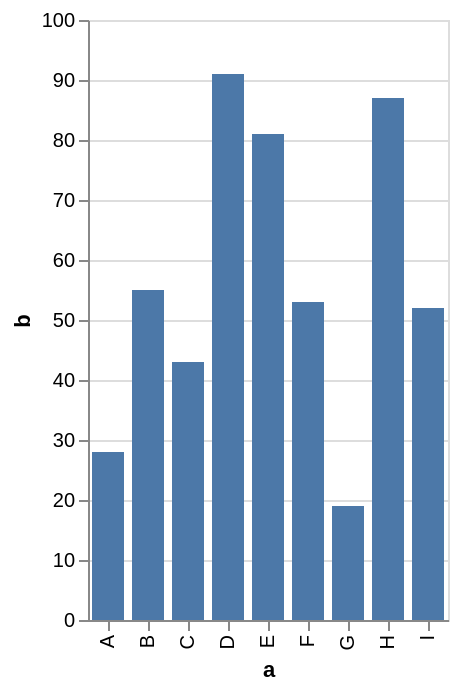

Vega-Lite specification for this chart:
### Vega-Lite specification from a JSON file in a GitHub repository (floating-point values rounded to 4 significant figures)
{"$schema": "https://vega.github.io/schema/vega-lite/v6.json", "description": "A bar chart with highlighting on hover and selecting on click. (Inspired by Tableau's interaction style.)", "data": {"values": [{"a": "A", "b": 28}, {"a": "B", "b": 55}, {"a": "C", "b": 43}, {"a": "D", "b": 91}, {"a": "E", "b": 81}, {"a": "F", "b": 53}, {"a": "G", "b": 19}, {"a": "H", "b": 87}, {"a": "I", "b": 52}]}, "params": [{"name": "highlight", "select": {"type": "point", "on": "pointerover"}}, {"name": "select", "select": "point"}], "mark": {"type": "bar", "fill": "#4C78A8", "stroke": "black"}, "encoding": {"x": {"field": "a", "type": "ordinal"}, "y": {"field": "b", "type": "quantitative"}, "fillOpacity": {"condition": {"param": "select", "value": 1}, "value": 0.3}, "strokeWidth": {"condition": [{"param": "select", "empty": false, "value": 2}, {"param": "highlight", "empty": false, "value": 1}], "value": 0}}, "config": {"scale": {"bandPaddingInner": 0.2}}}
